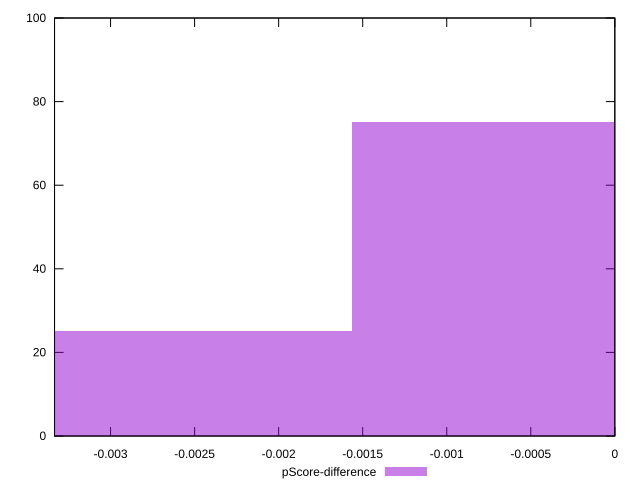

Here is the gnuplot script that generated this plot:
reset

$pScoreDifference <<EOF
0 75
-0.00313009782827166 25
EOF

set key outside below
set boxwidth 0.00313009782827166
set xrange [-0.0033333333333334103:0]
set yrange [0:100]
set trange [0:100]
set style fill transparent solid 0.5 noborder
set terminal svg size 640, 490 enhanced background rgb 'white'
set output "report_00009_2021-02-08T22-37-41.559Z/uses-text-compression/samples/pages+cached+noadtech+nomedia+nocss/pScore-difference/histogram.svg"

plot $pScoreDifference title "pScore-difference" with boxes

reset
